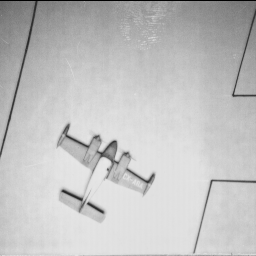
#> input picture Escalas de cinza/5.1.11.tiff, 256 x 256 px, found by its file name
$ python trabalho.py
#> lines starting #> are read from the running program, lines starting #| are printed output that depends on the picture
from PIL import Image
import numpy as np
import matplotlib.pyplot as plt
import os

# Carrega a imagem
imagem = Image.open("Escalas de cinza/5.1.11.tiff").convert("L")
#> imagem is the input picture: PIL image 256x256 L; min 0, max 232, mean 193.6
imagem_array = np.array(imagem)

# Lista de níveis de cinza
niveis_cinza = [256, 128, 64, 32, 16, 8, 4, 2]

# Função para reduzir a intensidade dos níveis de cinza
def reduzir_niveis_cinza(imagem_array, niveis):
    fator = 255 / (niveis - 1)
    imagem_reduzida = np.round(imagem_array / 255 * (niveis - 1)) * fator
    return imagem_reduzida.astype(np.uint8)

# Criar diretório para armazenar as matrizes
output_dir = "matrizes"
os.makedirs(output_dir, exist_ok=True)

# Plotar as imagens
fig, axes = plt.subplots(1, len(niveis_cinza), figsize=(15, 5))

for i, niveis in enumerate(niveis_cinza):
    # Reduzir níveis de cinza
    imagem_reduzida = reduzir_niveis_cinza(imagem_array, niveis)

    # Salvar a matriz como arquivo de texto
    matriz_file = os.path.join(output_dir, f"matriz_{niveis}_niveis.txt")
    np.savetxt(matriz_file, imagem_reduzida, fmt='%3d')

    # Exibir a imagem reduzida
    axes[i].imshow(imagem_reduzida, cmap="gray", vmin=0, vmax=255)
    axes[i].set_title(f"Níveis de Cinza: {niveis}")
    axes[i].axis("off")

plt.tight_layout()
plt.show()
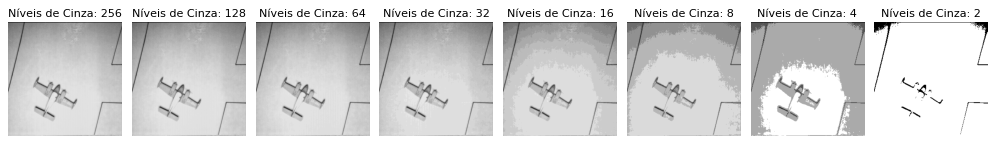
#> figure drawn by matplotlib, 8 panels
